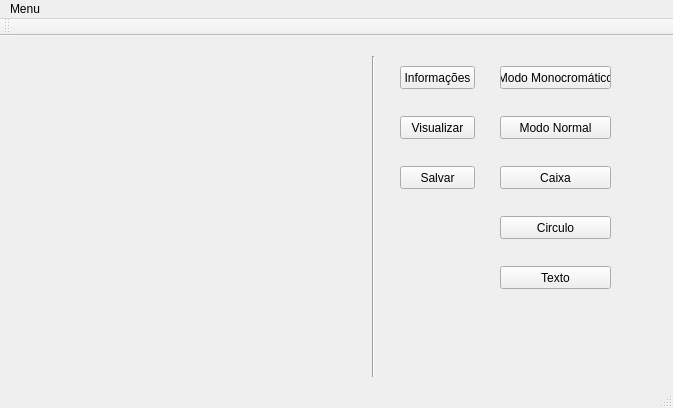
<?xml version="1.0" encoding="UTF-8"?>
<ui version="4.0">
 <class>principal</class>
 <widget class="QMainWindow" name="principal">
  <property name="geometry">
   <rect>
    <x>0</x>
    <y>0</y>
    <width>673</width>
    <height>408</height>
   </rect>
  </property>
  <property name="windowTitle">
   <string>principal</string>
  </property>
  <widget class="QWidget" name="centralWidget">
   <widget class="QLabel" name="label_imagem">
    <property name="geometry">
     <rect>
      <x>30</x>
      <y>30</y>
      <width>321</width>
      <height>281</height>
     </rect>
    </property>
    <property name="text">
     <string/>
    </property>
   </widget>
   <widget class="Line" name="line">
    <property name="geometry">
     <rect>
      <x>363</x>
      <y>20</y>
      <width>20</width>
      <height>321</height>
     </rect>
    </property>
    <property name="orientation">
     <enum>Qt::Vertical</enum>
    </property>
   </widget>
   <widget class="QPushButton" name="pushButton_informacoes">
    <property name="geometry">
     <rect>
      <x>400</x>
      <y>30</y>
      <width>75</width>
      <height>23</height>
     </rect>
    </property>
    <property name="text">
     <string>Informações</string>
    </property>
   </widget>
   <widget class="QPushButton" name="pushButton_vis">
    <property name="geometry">
     <rect>
      <x>400</x>
      <y>80</y>
      <width>75</width>
      <height>23</height>
     </rect>
    </property>
    <property name="text">
     <string>Visualizar</string>
    </property>
   </widget>
   <widget class="QPushButton" name="pushButton_Mono">
    <property name="geometry">
     <rect>
      <x>500</x>
      <y>30</y>
      <width>111</width>
      <height>23</height>
     </rect>
    </property>
    <property name="text">
     <string>Modo Monocromático</string>
    </property>
   </widget>
   <widget class="QPushButton" name="pushButton_normal">
    <property name="geometry">
     <rect>
      <x>500</x>
      <y>80</y>
      <width>111</width>
      <height>23</height>
     </rect>
    </property>
    <property name="text">
     <string>Modo Normal</string>
    </property>
   </widget>
   <widget class="QPushButton" name="pushButton_Salvar">
    <property name="geometry">
     <rect>
      <x>400</x>
      <y>130</y>
      <width>75</width>
      <height>23</height>
     </rect>
    </property>
    <property name="text">
     <string>Salvar</string>
    </property>
   </widget>
   <widget class="QPushButton" name="pushButton">
    <property name="geometry">
     <rect>
      <x>500</x>
      <y>130</y>
      <width>111</width>
      <height>23</height>
     </rect>
    </property>
    <property name="text">
     <string>Caixa</string>
    </property>
   </widget>
   <widget class="QPushButton" name="pushButton_circulo">
    <property name="geometry">
     <rect>
      <x>500</x>
      <y>180</y>
      <width>111</width>
      <height>23</height>
     </rect>
    </property>
    <property name="text">
     <string>Circulo</string>
    </property>
   </widget>
   <widget class="QPushButton" name="pushButton_texto">
    <property name="geometry">
     <rect>
      <x>500</x>
      <y>230</y>
      <width>111</width>
      <height>23</height>
     </rect>
    </property>
    <property name="text">
     <string>Texto</string>
    </property>
   </widget>
  </widget>
  <widget class="QMenuBar" name="menuBar">
   <property name="geometry">
    <rect>
     <x>0</x>
     <y>0</y>
     <width>673</width>
     <height>21</height>
    </rect>
   </property>
   <widget class="QMenu" name="menuMenu">
    <property name="title">
     <string>Menu</string>
    </property>
    <addaction name="actionAbrir"/>
    <addaction name="actionSalvar"/>
    <addaction name="actionSair"/>
   </widget>
   <addaction name="menuMenu"/>
  </widget>
  <widget class="QToolBar" name="mainToolBar">
   <attribute name="toolBarArea">
    <enum>TopToolBarArea</enum>
   </attribute>
   <attribute name="toolBarBreak">
    <bool>false</bool>
   </attribute>
  </widget>
  <widget class="QStatusBar" name="statusBar"/>
  <action name="actionAbrir">
   <property name="text">
    <string>Abrir</string>
   </property>
  </action>
  <action name="actionSalvar">
   <property name="text">
    <string>Salvar</string>
   </property>
  </action>
  <action name="actionSair">
   <property name="text">
    <string>Sair</string>
   </property>
  </action>
 </widget>
 <layoutdefault spacing="6" margin="11"/>
 <resources/>
 <connections/>
</ui>
